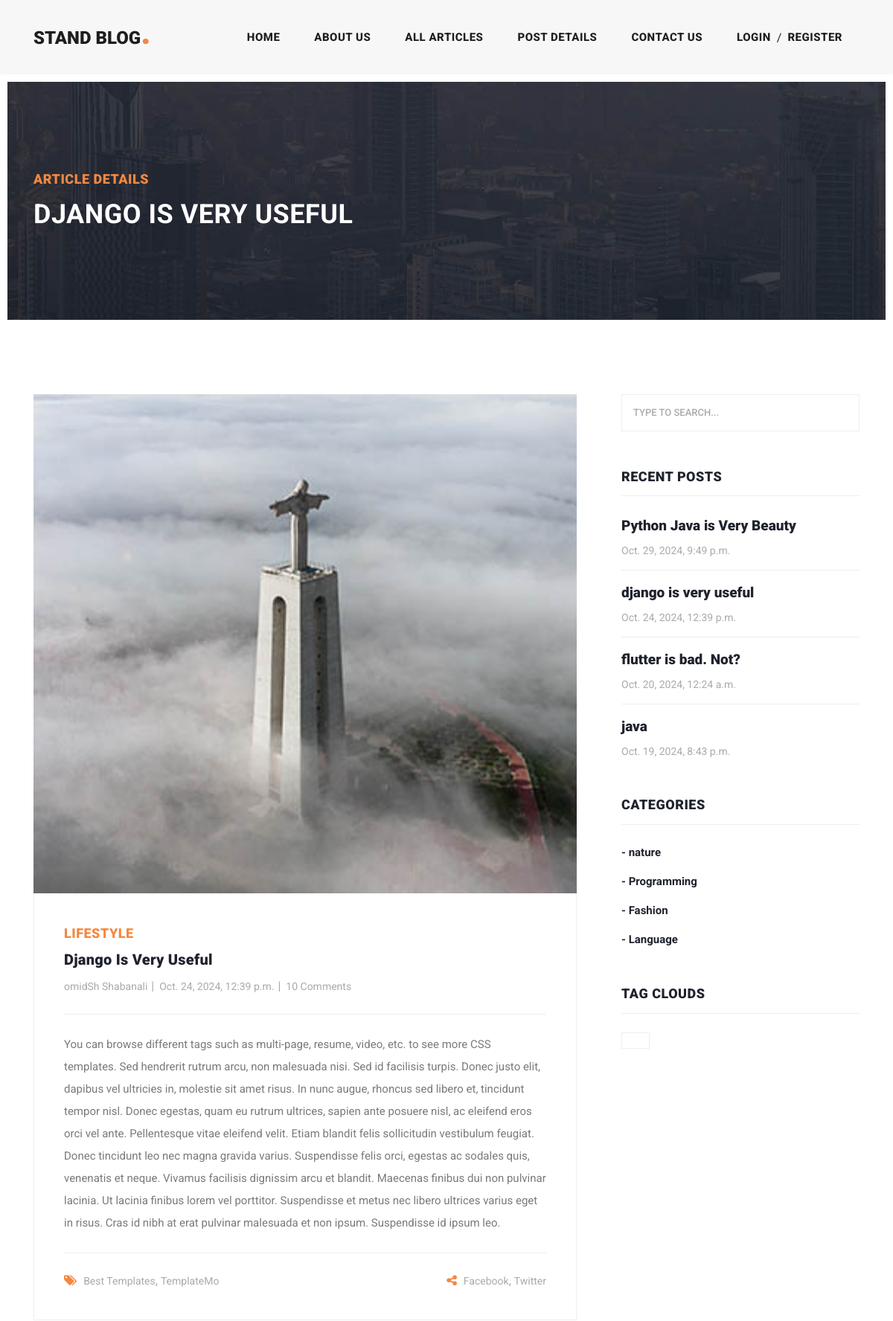
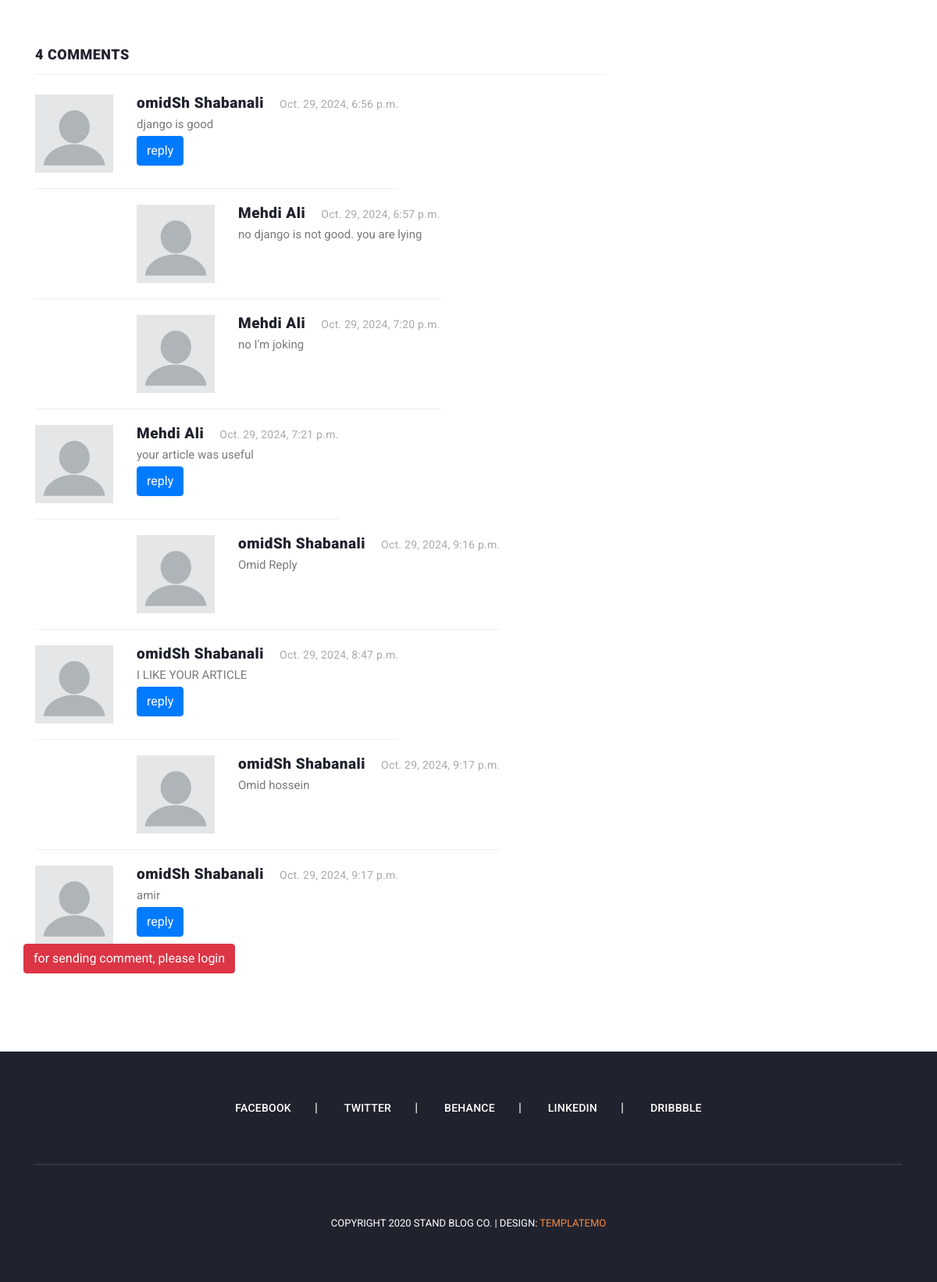
The page /articles/detail/django-is-very-useful on the database its author committed (2 pictures, top to bottom).
### blog/models.py (models this page shows, shortened)
class Article(models.Model):
    CHOICES = (
        ('A', 'پایتون'),
        ('B', 'جنگو')
    )
    author = models.ForeignKey(User, on_delete=models.CASCADE, related_name='articles')
    category = models.ManyToManyField(Category, related_name='articles')
    title = models.CharField(max_length=70)
    body = models.TextField()
    image = models.ImageField(upload_to='images/articles')
    created = models.DateTimeField(auto_now_add=True)
    updated = models.DateTimeField(auto_now=True)
    myfile = models.FileField(upload_to='test', null=True)
    status = models.BooleanField(default=True)
    published = models.BooleanField(default=True)
    objects = models.Manager()
    custom_manager = ArticleManager()
    slug = models.SlugField(blank=True, unique=True)
    class Meta:
        ordering = ('-created',)

class Comment(models.Model):
    article = models.ForeignKey(Article, on_delete=models.CASCADE, related_name='comments')
    user = models.ForeignKey(User, on_delete=models.CASCADE, related_name='comments')
    parent = models.ForeignKey('self', on_delete=models.CASCADE, null=True, blank=True, related_name='replies')
    body = models.TextField()
    created_at = models.DateTimeField(auto_now_add=True)

class Category(models.Model):
    title = models.CharField(max_length=100)
    created = models.DateTimeField(auto_now_add=True)

### blog/views.py (the view)
# urls.py: path('detail/<slug:slug>', views.ArticleDetailView.as_view(), name='article_detail'),
class ArticleDetailView(DetailView):
    model = Article

### context_processors/context_processors.py (called while the page is built)
def recent_articles(request):
    recent_articles = Article.objects.order_by('-created')
    categories = Category.objects.all()
    return {'recent_articles': recent_articles, 'categories':categories}

### home/templatetags/my_template_tags.py (called while the page is built)
@register.inclusion_tag('home/result.html')
def show_result(queryset):
    return {'objects': queryset}

### blog/templates/blog/article_detail.html (shortened to what this page needs)
{% extends 'base.html' %}
{% load static %}
{% block content %}
    <div class="heading-page header-text">
        <section class="page-heading">
            <div class="container">
                <div class="row">
                    <div class="col-lg-12">
                        <div class="text-content">
                            <h4>Article Details</h4>
                            <h2>{{ article.title }}</h2>
                        </div>
                    </div>
                </div>
            </div>
        </section>
    </div>
    <section class="blog-posts grid-system">
        <div class="container">
            <div class="row">
                <div class="col-lg-8">
                    <div class="all-blog-posts">
                        <div class="row">
                            <div class="col-lg-12">
                                <div class="blog-post">
                                    <div class="blog-thumb">
                                        <img src="{{ object.image.url }}" alt="">
                                    </div>
                                    <div class="down-content">
                                        <span>Lifestyle</span>
                                        <a href="post-details.html"><h4>{{ article.title }} {{ name }}</h4></a>
                                        <ul class="post-info">
                                            <li><a href="#">{{ article.author.get_full_name }}</a></li>
                                            <li><a href="#">{{ article.created }}</a></li>
                                            <li><a href="#">10 Comments</a></li>
                                        </ul>
                                        <p>{{ article.body }}</p>
                                        <div class="post-options">
                                            <div class="row">
                                                <div class="col-6">
                                                    <ul class="post-tags">
                                                        <li><i class="fa fa-tags"></i></li>
                                                        <li><a href="#">Best Templates</a>,</li>
                                                        <li><a href="#">TemplateMo</a></li>
                                                    </ul>
                                                </div>
                                                <div class="col-6">
                                                    <ul class="post-share">
                                                        <li><i class="fa fa-share-alt"></i></li>
                                                        <li><a href="#">Facebook</a>,</li>
                                                        <li><a href="#"> Twitter</a></li>
                                                    </ul>
                                                </div>
                                            </div>
                                        </div>
                                    </div>
                                </div>
                            </div>
                            <div class="col-lg-12">
                                <div class="sidebar-item comments">
                                    <div class="sidebar-heading">
                                        <h2>4 comments</h2>
                                    </div>
                                    <div class="content">
                                        <ul>
                                            {% for comment in article.comments.all %}
                                                {% if comment.parent == None %}
                                                    <li>
                                                        <div class="author-thumb">
                                                            {% if comment.user.profile.image %}
                                                                <img src="{{ comment.user.profile.image.url }}" alt="">
                                                            {% else %}
                                                                <img src="{% static "images/icons/index.png" %}" alt="">
                                                            {% endif %}
                                                        </div>
                                                        <div class="right-content">
                                                            <h4>{{ comment.user.get_full_name }}<span>{{ comment.created_at }}</span>
                                                            </h4>
                                                            <p>{{ comment.body }}</p>
                                                            <button onclick="set_value({{ comment.id }})" class="btn btn-primary">reply</button>
                                                        </div>
                                                    </li>
                                                    {% for reply in comment.replies.all %}
                                                        <li class="replied">
                                                            <div class="author-thumb">
                                                                {% if comment.user.profile.image %}
                                                                    <img src="{{ comment.user.profile.image.url }}"
                                                                         alt="">
                                                                {% else %}
                                                                    <img src="{% static "images/icons/index.png" %}"
                                                                         alt="">
                                                                {% endif %}
                                                            </div>
                                                            <div class="right-content">
                                                                <h4>{{ reply.user.get_full_name }}<span>{{ reply.created_at }}</span>
                                                                </h4>
                                                                <p>{{ reply.body }}</p>
                                                            </div>
                                                        </li>
                                                    {% endfor %}
                                                {% endif %}
                                            {% endfor %}
                                        </ul>
                                    </div>
                                </div>
                            </div>
                            {% if request.user.is_authenticated %}
                                <div class="col-lg-12">
                                    <div class="sidebar-item submit-comment">
                                        <div class="sidebar-heading">
                                            <h2 id="hi">Your comment</h2>
                                        </div>
                                        <div class="content">
                                            <form id="comment" action="#" method="post">
                                                {% csrf_token %}
                                                <div class="row">
                                                    <input type="hidden" id="parent_id" name="parent_id" value="">
                                                    <div class="col-lg-12">
                                                        <fieldset>
                                                        <textarea name="body" rows="6" id="body"
                                                                  placeholder="Type your comment"
                                                                  required=""></textarea>
                                                        </fieldset>
                                                    </div>
                                                    <div class="col-lg-12">
                                                        <fieldset>
                                                            <button type="submit" id="form-submit" class="main-button">
                                                                Submit
                                                            </button>
                                                        </fieldset>
                                                    </div>
                                                </div>
                                            </form>
                                        </div>
                                    </div>
                                </div>
                            {% else %}
                                <a class="btn btn-danger" href="{% url "account:login" %}">for sending comment, please
                                    login</a>
                            {% endif %}
                        </div>
                    </div>
                </div>
                {% include "includes/sidebar.html" %}
            </div>
        </div>
    </section>
{% endblock %}

### templates/includes/sidebar.html
{% load my_template_tags %}
<div class="col-lg-4">
    <div class="sidebar">
        <div class="row">
            <div class="col-lg-12">
                <div class="sidebar-item search">
                    <form id="search_form" name="gs" method="GET" action="{% url "blog:search_articles" %}">
                        <input type="text" name="q" class="searchText" placeholder="type to search..."
                               autocomplete="on">
                    </form>
                </div>
            </div>
            <div class="col-lg-12">
                <div class="sidebar-item recent-posts">
                    <div class="sidebar-heading">
                        <h2>Recent Posts</h2>
                    </div>
                    <div class="content">
                        <ul>
                            {% show_result recent_articles %}
                        </ul>
                    </div>
                </div>
            </div>
            <div class="col-lg-12">
                <div class="sidebar-item categories">
                    <div class="sidebar-heading">
                        <h2>Categories</h2>
                    </div>
                    <div class="content">
                        <ul>
                            {% for cat in categories %}
                                <li><a href="{% url "blog:category_detail" cat.id %}">- {{ cat.title }}</a></li>
                            {% endfor %}
                        </ul>
                    </div>
                </div>
            </div>
            <div class="col-lg-12">
                <div class="sidebar-item tags">
                    <div class="sidebar-heading">
                        <h2>Tag Clouds</h2>
                    </div>
                    <div class="content">
                        <ul>
                            <li><a href="#">{{ name }}</a></li>
                        </ul>
                    </div>
                </div>
            </div>
        </div>
    </div>
</div>

### home/templates/home/result.html
{% for article in objects %}
    <li><a href="post-details.html">
    <h5>{{ article.title }}</h5>
    <span>{{ article.created }}</span>
    </a></li>
{% endfor %}

### rows shown on the page
Article: title "DJANGO IS VERY USEFUL", image (picture), title "Django Is Very Useful", author.get_full_name "omidSh Shabanali", created "Oct. 24, 2024, 12:39 p.m.", body "You can browse different tags such as multi-page, resume, video, etc. to see more CSS templates. Sed hendrerit rutrum arcu, non malesuada nisi. Sed id facilisis turpis. Donec justo elit, dapibus vel ultricies in, molestie sit amet risus. In nunc augue, rhoncus sed libero et, tincidunt tempor nisl. Donec egestas, quam eu rutrum ultrices, sapien ante posuere nisl, ac eleifend eros orci vel ante. Pellentesque vitae eleifend velit. Etiam blandit felis sollicitudin vestibulum feugiat. Donec tincidunt leo nec magna gravida varius. Suspendisse felis orci, egestas ac sodales quis, venenatis et neque. Vivamus facilisis dignissim arcu et blandit. Maecenas finibus dui non pulvinar lacinia. Ut lacinia…", title "django is very useful"
Comment: user.get_full_name "omidSh Shabanali", created_at "Oct. 29, 2024, 6:56 p.m.", body "django is good"
Comment: user.get_full_name "Mehdi Ali", created_at "Oct. 29, 2024, 6:57 p.m.", body "no django is not good. you are lying"
Comment: user.get_full_name "Mehdi Ali", created_at "Oct. 29, 2024, 7:20 p.m.", body "no I'm joking"
Comment: user.get_full_name "Mehdi Ali", created_at "Oct. 29, 2024, 7:21 p.m.", body "your article was useful"
Comment: user.get_full_name "omidSh Shabanali", created_at "Oct. 29, 2024, 9:16 p.m.", body "Omid Reply"
Comment: user.get_full_name "omidSh Shabanali", created_at "Oct. 29, 2024, 8:47 p.m.", body "I LIKE YOUR ARTICLE"
Comment: user.get_full_name "omidSh Shabanali", created_at "Oct. 29, 2024, 9:17 p.m.", body "Omid hossein"
Comment: user.get_full_name "omidSh Shabanali", created_at "Oct. 29, 2024, 9:17 p.m.", body "amir"
Article: title "Python Java is Very Beauty", created "Oct. 29, 2024, 9:49 p.m."
Article: title "flutter is bad. Not?", created "Oct. 20, 2024, 12:24 a.m."
Article: title "java", created "Oct. 19, 2024, 8:43 p.m."
Category: title "nature"
Category: title "Programming"
Category: title "Fashion"
Category: title "Language"
